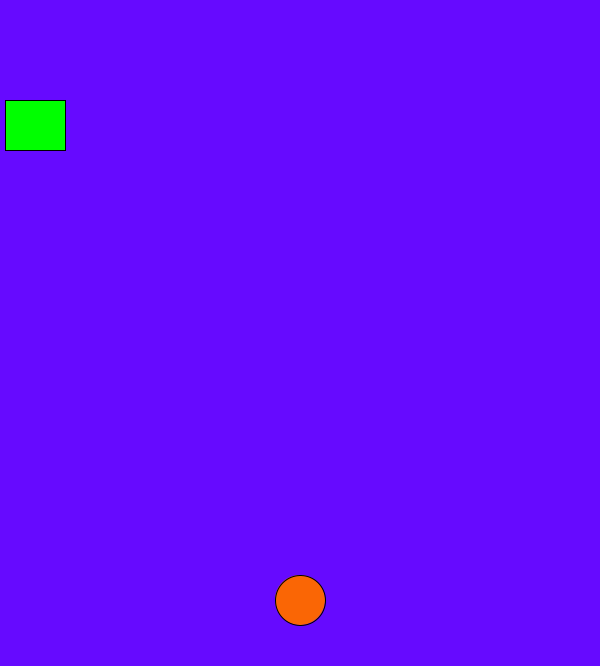
Frame 1 (no input)
Frame 60 (the mouse pressed at the canvas centre just before this capture): identical to frame 1, image omitted
Frame 120 (the mouse held since frame 60 and released just before this capture): identical to frame 1, image omitted

The Processing sketch that drew this single still picture (run headless with seeded random() and noise(); from frame 60 on, the mouse is pressed at the canvas centre):

// Processing sketch: frogger
// ── frogger.pde
int x = 300;
int y = 600;

void setup(){
size(600,666); 
}
void draw(){
background(102,10,255);
fill(250, 102, 5);
ellipse(x, y, 50, 50);
Cars cars = new Cars(30,100);
cars.display();

}

void keyPressed(){


      if(key == CODED){
            if(keyCode == UP)
            {
                  //Frog Y position goes up
        if(y>0){
            y -= 50;
        }
        }
            else if(keyCode == DOWN)
            {
                  //Frog Y position goes down 
           
          if(y<650){
           y += 50;
          }
        }
            else if(keyCode == RIGHT)
            {
                  //Frog X position goes right
          if(x<600){
            x += 50;  
          }  
        }
            else if(keyCode == LEFT)
            {
                  //Frog X position goes left
           if(x>0){
            x -= 50;  
           }  
        }
      }


}

class Cars{
int x;
int y;
  
 public Cars(int x, int y){
this.x = x;
this.y = y;

}

void display() {
   print(this.x+ " ");   
      this.x -= 25;
    
  fill(0,255,0);
      rect(x , y, 60, 50);
     
}
}
